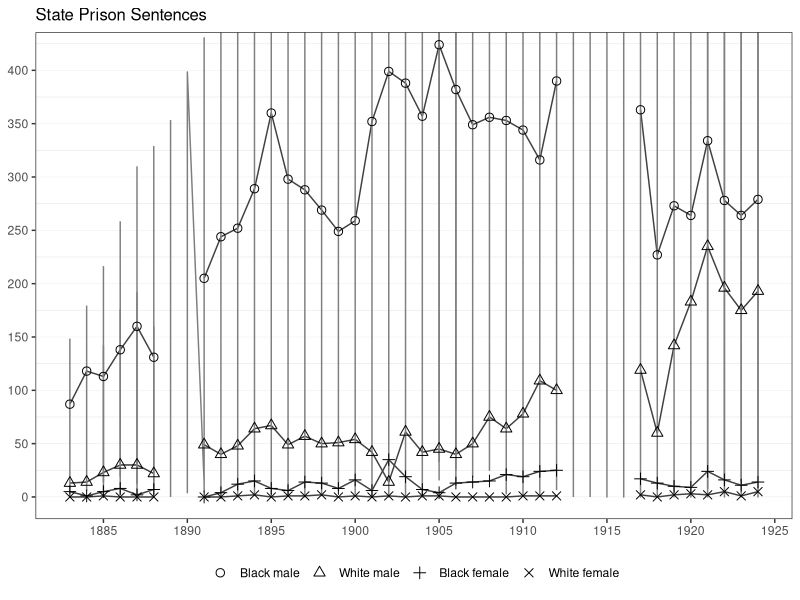
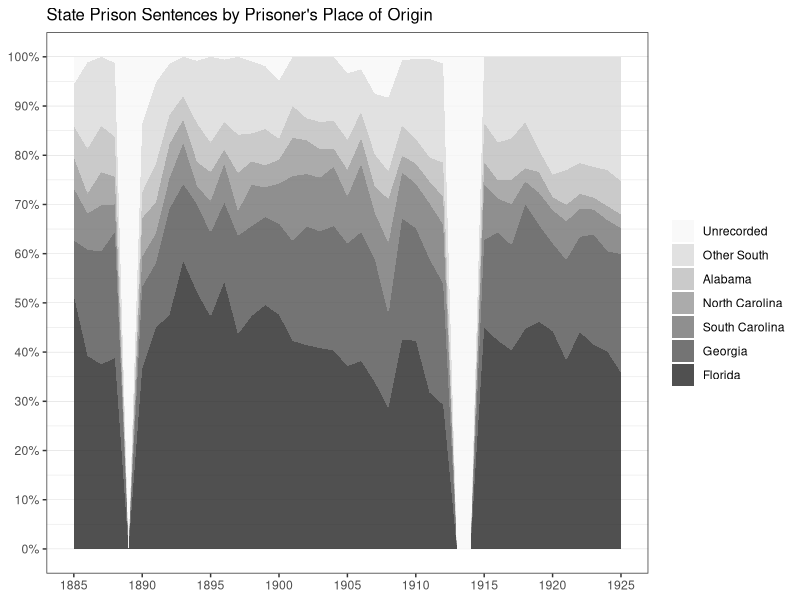

Source code (R) for these figures, in order:

#
##
### visualize state prisoner demographics
##
#

## load packages ====

library(tidyverse)
library(gridExtra)

## load data ====

penal_data <- read_csv("data/prisoner_char.csv")

# state prison sentences by race and gender, 1883-1925 ====

sentencing_plot <- penal_data %>%
  gather(key = rage, value = prisoners, -year) %>%
  mutate(rage = 
          factor(rage, ordered = TRUE, 
          levels = c("black_male", "white_male", "black_female", "white_female"))
         ) %>%
  filter(year > 1882 & year < 1925) %>%
 ggplot( aes(year, prisoners, group = rage)) +
  geom_line( aes(year, prisoners, colour=rage), 
            lwd = .5,
            show.legend = FALSE,
            stat="identity") +
  geom_point(aes(year, prisoners, shape = rage),
             col = "black",
             size = 2.5) +
  scale_x_continuous(breaks = seq(1885, 1925, 5), 
                     labels=seq(1885, 1925, 5),
                     name = NULL) +
  scale_y_continuous(breaks = seq(0, 500, 50),
    name = NULL) +
  ggtitle("State Prison Sentences") +
  theme_bw() +
  theme(axis.title = element_text(size=11),
        panel.grid.major.x = element_blank(), 
        panel.grid.minor.x  = element_blank(),
        panel.grid.major.y = element_line( size=.05, color="grey" ),
        plot.title = element_text(size=12), 
        plot.caption = element_text(size = 8, hjust=0.5),
        legend.position = "bottom",
        legend.title = element_blank()) +
  coord_cartesian(ylim = c(0, 415))  +
  scale_shape_manual(breaks = c("black_male", "white_male", 
                                "black_female", "white_female"),
                     labels = c("Black male", "White male",
                                "Black female", "White female"),
                     values = 1:4) +
  scale_color_manual(values = rep("gray25", 4)) 
  
ggsave("figures/figure1-sentences-by-race-gender.png", 
       sentencing_plot,
       width = 7.5, 
       height = 6, 
       dpi = 650)

# sentences by prisoner place of origin ====

origins <- dplyr::select(penal_data,
              year, florida, alabama, georgia, northcarolina, southcarolina,
              other_south, other_regioncountry, not_given) %>%
  mutate(other = other_south + other_regioncountry) %>%
  dplyr::select(-c(other_regioncountry, other_south))

year.col <- which(names(origins)=="year")
total_sents <- rowSums(origins[, -year.col], na.rm=T)
origins[, -year.col] <- purrr::map_df(origins[,-year.col], function(x){
  x/total_sents
} )

place_plot <- origins %>%
  tidyr::gather(key = origin, value = sentences, -year) %>%
  mutate(origin = factor(origin, ordered = TRUE,
                         levels = c("florida",
                                    "georgia",
                                    "southcarolina",
                                    "northcarolina",
                                    "alabama",
                                    "other",
                                    "not_given"))) %>%
  ggplot() +
  geom_area(aes(year, sentences, fill = origin),
            stat="identity",
            alpha = .8,
            position = position_stack(reverse = T)) + 
  scale_x_continuous(breaks = seq(1885, 1925, 5),
                     lim = c(1885, 1925)) +
  scale_y_continuous(breaks = seq(0, 100, .1),
    labels = scales::percent,
    name = NULL) +
  guides(fill = guide_legend(reverse=TRUE)) +
  labs(x=NULL, 
       y = NULL, 
       title = "State Prison Sentences by Prisoner's Place of Origin") +
  theme(axis.ticks.y = element_blank(), 
        axis.ticks.x=element_blank()) +
  theme_bw() +
  theme(panel.grid.major.x = element_blank(), 
        panel.grid.minor.x  = element_blank(),
        panel.grid.major.y = element_line( size=.1, color="grey" )) +
  scale_fill_brewer(labels=c("Florida", 
                             "Georgia", 
                             "South Carolina",
                             "North Carolina",
                             "Alabama", 
                             "Other South",
                             "Unrecorded"),
                    palette = "Greys", #"Paired",
                    direction = -1,
                    name = NULL) +
  theme(plot.title = element_text(size=12))

ggsave("figures/figure3-origins.png", 
       place_plot,
       width = 8.25, 
       height = 5.5, 
       dpi = 650)


# pardons by race ====

# calculate pardon rates
penal_data <- penal_data %>% 
  dplyr::filter(year > 1890) %>%
  mutate(p.rate = pardons / total_sentences,
         p.rate.w = pardons_white / (white_male + white_female),
         p.rate.b = pardons_black / (black_male + black_female) ) 

# summary pardon rates by race. 
white.rate = sum(penal_data$pardons_white,na.rm=T) / (sum(penal_data$white_male,na.rm=T) +
                                                        sum(penal_data$white_female,na.rm=T))
black.rate = sum(penal_data$pardons_black,na.rm=T) / (sum(penal_data$black_male,na.rm=T) +
                                                        sum(penal_data$black_female,na.rm=T))
# Pardon rate for whites is more than double that of blacks.
white.rate/black.rate

# number of pardons
plot_raw <- penal_data %>% 
  dplyr::select(year, pardons, pardons_white, pardons_black) %>%
  tidyr::gather(key=race, value=pardons, -year) %>%
  arrange(year) %>%
  mutate(race = factor(race, ordered = TRUE,
                       levels = c("pardons", "pardons_white", "pardons_black"))) %>%
  ggplot(aes(x = year, y = pardons, col = race)) +
  geom_line(lwd=1.25) +
  scale_x_continuous(breaks = seq(1890, 1930, 5),
                     lim =c(1890, 1925)) +
  scale_y_continuous(breaks = seq(0, 175, 25)) +
  labs(y = NULL, legend = "", x = NULL) + 
  scale_color_manual(breaks = c("pardons", "pardons_white", "pardons_black"),
                     values = c('#33a02c', '#1f78b4', '#a6cee3'),
                     labels = c("Total", "White", "Black"),
                     name = NULL) +
  ggtitle("Pardons") +
  theme_bw() + 
  theme(axis.title = element_text(size=10),
        panel.grid.major.x = element_blank(), 
        panel.grid.minor.x  = element_blank(),
        panel.grid.major.y = element_line( size=.05, color="grey" ),
        plot.title = element_text(size=11.5), 
        plot.caption = element_text(size = 8, hjust=0.5)) +
  theme(legend.position = "bottom") +
  coord_cartesian(ylim = c(0, 130)) 

# pardon rate
plot_rate <- penal_data %>% 
  dplyr::select(year, p.rate, p.rate.w, p.rate.b) %>%
  tidyr::gather(key=race, value=pardons, -year) %>%
  arrange(year) %>%
  mutate(race = factor(race, ordered = TRUE,
                       levels = c("p.rate", "p.rate.w", "p.rate.b"))) %>%
  ggplot(aes(x = year, y = pardons, col = race)) +
  # geom_line(lwd=.5, alpha = .5) +
  scale_x_continuous(breaks = seq(1890, 1930, 5),
                     lim =c(1890, 1925)) +
  scale_y_continuous(breaks = seq(0, 3, .1), 
                     labels= seq(0, 3, .1),
                     lim = c(0, 100)) +
  labs(y = NULL, legend = "", x = NULL) + 
  scale_color_manual(breaks = c("p.rate", "p.rate.w", "p.rate.b"),
                     values = c('#33a02c', '#1f78b4', '#a6cee3'),
                     labels = c("Total", "White", "Black"),
                     name = NULL) +
  ggtitle("Smoothed pardon rates") +
  theme_bw() + 
  theme(axis.title = element_text(size=10),
        panel.grid.major.x = element_blank(), 
        panel.grid.minor.x  = element_blank(),
        panel.grid.major.y = element_line( size=.05, color="grey" ),
        plot.title = element_text(size=11.5), 
        plot.caption = element_text(size = 8, hjust=0.5)) +
  theme(legend.position = "bottom") +
  stat_smooth( # smooth using cubic natural spline as the basis function
    method="lm", se=TRUE, fill=NA,
    formula=y ~ splines::ns(x, 3)) +
  coord_cartesian(ylim = c(0, .5)) 

pardon_plots <- gridExtra::arrangeGrob(plot_raw, plot_rate, ncol = 2)
ggsave("figures/pardons.png", 
       pardon_plots,
       width = 10, height = 6, dpi = 650)

